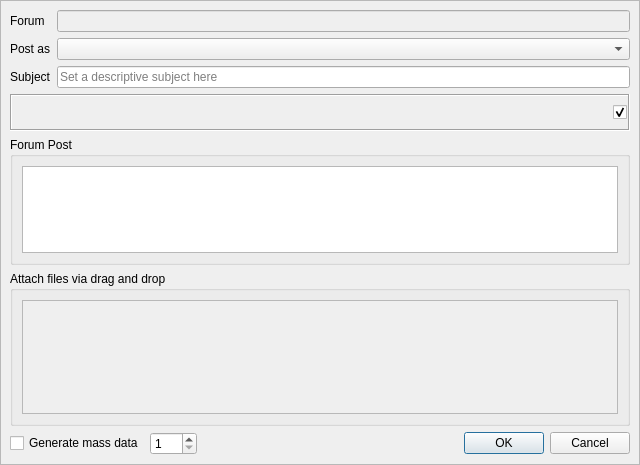
<?xml version="1.0" encoding="UTF-8"?>
<ui version="4.0">
 <class>CreateGxsForumMsg</class>
 <widget class="QDialog" name="CreateGxsForumMsg">
  <property name="geometry">
   <rect>
    <x>0</x>
    <y>0</y>
    <width>640</width>
    <height>465</height>
   </rect>
  </property>
  <property name="windowTitle">
   <string>Post Forum Message</string>
  </property>
  <property name="windowIcon">
   <iconset resource="../images.qrc">
    <normaloff>:/images/logo/logo_16.png</normaloff>:/images/logo/logo_16.png</iconset>
  </property>
  <layout class="QVBoxLayout" name="verticalLayout">
   <property name="spacing">
    <number>0</number>
   </property>
   <property name="margin">
    <number>0</number>
   </property>
   <item>
    <widget class="HeaderFrame" name="headerFrame"/>
   </item>
   <item>
    <widget class="QFrame" name="frame">
     <property name="frameShape">
      <enum>QFrame::StyledPanel</enum>
     </property>
     <property name="frameShadow">
      <enum>QFrame::Raised</enum>
     </property>
     <layout class="QGridLayout" name="gridLayout_2">
      <item row="0" column="0">
       <widget class="QFrame" name="innerFrame">
        <layout class="QVBoxLayout" name="verticalLayout_3">
         <property name="margin">
          <number>0</number>
         </property>
         <item>
          <widget class="QFrame" name="subjectFrame">
           <property name="frameShape">
            <enum>QFrame::NoFrame</enum>
           </property>
           <property name="frameShadow">
            <enum>QFrame::Raised</enum>
           </property>
           <layout class="QGridLayout" name="gridLayout_3">
            <property name="margin">
             <number>0</number>
            </property>
            <item row="2" column="0">
             <widget class="QLabel" name="subjectLabel">
              <property name="text">
               <string>Subject</string>
              </property>
             </widget>
            </item>
            <item row="0" column="1">
             <widget class="QLineEdit" name="forumName">
              <property name="enabled">
               <bool>false</bool>
              </property>
             </widget>
            </item>
            <item row="0" column="0">
             <widget class="QLabel" name="forumLabel">
              <property name="text">
               <string>Forum</string>
              </property>
             </widget>
            </item>
            <item row="2" column="1">
             <widget class="QLineEdit" name="forumSubject">
              <property name="placeholderText">
               <string>Set a descriptive subject here</string>
              </property>
             </widget>
            </item>
            <item row="1" column="1">
             <widget class="GxsIdChooser" name="idChooser"/>
            </item>
            <item row="1" column="0">
             <widget class="QLabel" name="label">
              <property name="font">
               <font>
                <weight>50</weight>
                <bold>false</bold>
               </font>
              </property>
              <property name="text">
               <string>Post as</string>
              </property>
             </widget>
            </item>
           </layout>
          </widget>
         </item>
         <item>
          <widget class="QFrame" name="toolBarFrame">
           <property name="maximumSize">
            <size>
             <width>16777215</width>
             <height>38</height>
            </size>
           </property>
           <property name="frameShape">
            <enum>QFrame::Box</enum>
           </property>
           <property name="frameShadow">
            <enum>QFrame::Sunken</enum>
           </property>
           <layout class="QHBoxLayout" name="horizontalLayout_2">
            <property name="margin">
             <number>1</number>
            </property>
            <item>
             <widget class="QToolButton" name="attachFileButton">
              <property name="focusPolicy">
               <enum>Qt::NoFocus</enum>
              </property>
              <property name="toolTip">
               <string>Attach File</string>
              </property>
              <property name="text">
               <string/>
              </property>
              <property name="icon">
               <iconset resource="../images.qrc">
                <normaloff>:/images/add-share24.png</normaloff>:/images/add-share24.png</iconset>
              </property>
              <property name="iconSize">
               <size>
                <width>24</width>
                <height>24</height>
               </size>
              </property>
              <property name="autoRaise">
               <bool>true</bool>
              </property>
             </widget>
            </item>
            <item>
             <widget class="QToolButton" name="emoticonButton">
              <property name="focusPolicy">
               <enum>Qt::NoFocus</enum>
              </property>
              <property name="text">
               <string/>
              </property>
              <property name="icon">
               <iconset resource="../images.qrc">
                <normaloff>:/images/emoticons/kopete/kopete020.png</normaloff>:/images/emoticons/kopete/kopete020.png</iconset>
              </property>
              <property name="iconSize">
               <size>
                <width>24</width>
                <height>24</height>
               </size>
              </property>
              <property name="autoRaise">
               <bool>true</bool>
              </property>
             </widget>
            </item>
            <item>
             <spacer>
              <property name="orientation">
               <enum>Qt::Horizontal</enum>
              </property>
              <property name="sizeHint" stdset="0">
               <size>
                <width>40</width>
                <height>15</height>
               </size>
              </property>
             </spacer>
            </item>
            <item>
             <widget class="QCheckBox" name="signBox">
              <property name="focusPolicy">
               <enum>Qt::NoFocus</enum>
              </property>
              <property name="toolTip">
               <string>Sign Message</string>
              </property>
              <property name="text">
               <string/>
              </property>
              <property name="icon">
               <iconset resource="../images.qrc">
                <normaloff>:/images/document-edit-sign.png</normaloff>:/images/document-edit-sign.png</iconset>
              </property>
              <property name="iconSize">
               <size>
                <width>22</width>
                <height>22</height>
               </size>
              </property>
              <property name="checked">
               <bool>true</bool>
              </property>
             </widget>
            </item>
           </layout>
          </widget>
         </item>
         <item>
          <widget class="QGroupBox" name="messageGroupBox">
           <property name="title">
            <string>Forum Post</string>
           </property>
           <layout class="QGridLayout" name="gridLayout">
            <item row="0" column="0">
             <widget class="MimeTextEdit" name="forumMessage">
              <property name="html">
               <string notr="true">&lt;!DOCTYPE HTML PUBLIC &quot;-//W3C//DTD HTML 4.0//EN&quot; &quot;http://www.w3.org/TR/REC-html40/strict.dtd&quot;&gt;
&lt;html&gt;&lt;head&gt;&lt;meta name=&quot;qrichtext&quot; content=&quot;1&quot; /&gt;&lt;style type=&quot;text/css&quot;&gt;
p, li { white-space: pre-wrap; }
&lt;/style&gt;&lt;/head&gt;&lt;body style=&quot; font-family:'MS Shell Dlg 2'; font-size:8.25pt; font-weight:400; font-style:normal;&quot;&gt;
&lt;p style=&quot; margin-top:0px; margin-bottom:0px; margin-left:0px; margin-right:0px; -qt-block-indent:0; text-indent:0px;&quot;&gt;&lt;span style=&quot; font-size:8pt;&quot;&gt;&lt;br /&gt;&lt;/span&gt;&lt;/p&gt;&lt;/body&gt;&lt;/html&gt;</string>
              </property>
             </widget>
            </item>
           </layout>
          </widget>
         </item>
         <item>
          <widget class="QGroupBox" name="hashGroupBox">
           <property name="title">
            <string>Attach files via drag and drop</string>
           </property>
           <layout class="QGridLayout" name="gridLayout_7">
            <item row="0" column="0">
             <widget class="HashBox" name="hashBox">
              <property name="sizePolicy">
               <sizepolicy hsizetype="Expanding" vsizetype="Minimum">
                <horstretch>0</horstretch>
                <verstretch>0</verstretch>
               </sizepolicy>
              </property>
              <property name="toolTip">
               <string>You can attach files via drag and drop here in this window</string>
              </property>
              <property name="widgetResizable">
               <bool>true</bool>
              </property>
             </widget>
            </item>
           </layout>
          </widget>
         </item>
        </layout>
       </widget>
      </item>
      <item row="1" column="0">
       <layout class="QHBoxLayout" name="horizontalLayout">
        <item>
         <widget class="QCheckBox" name="generateCheckBox">
          <property name="text">
           <string>Generate mass data</string>
          </property>
         </widget>
        </item>
        <item>
         <widget class="QSpinBox" name="generateSpinBox">
          <property name="minimum">
           <number>1</number>
          </property>
          <property name="maximum">
           <number>999</number>
          </property>
         </widget>
        </item>
        <item>
         <spacer name="horizontalSpacer">
          <property name="orientation">
           <enum>Qt::Horizontal</enum>
          </property>
          <property name="sizeHint" stdset="0">
           <size>
            <width>242</width>
            <height>20</height>
           </size>
          </property>
         </spacer>
        </item>
        <item>
         <widget class="QDialogButtonBox" name="buttonBox">
          <property name="sizePolicy">
           <sizepolicy hsizetype="Maximum" vsizetype="Fixed">
            <horstretch>0</horstretch>
            <verstretch>0</verstretch>
           </sizepolicy>
          </property>
          <property name="standardButtons">
           <set>QDialogButtonBox::Cancel|QDialogButtonBox::Ok</set>
          </property>
         </widget>
        </item>
       </layout>
      </item>
     </layout>
    </widget>
   </item>
  </layout>
 </widget>
 <customwidgets>
  <customwidget>
   <class>HashBox</class>
   <extends>QScrollArea</extends>
   <header location="global">gui/common/HashBox.h</header>
   <container>1</container>
  </customwidget>
  <customwidget>
   <class>MimeTextEdit</class>
   <extends>QTextEdit</extends>
   <header location="global">gui/common/MimeTextEdit.h</header>
  </customwidget>
  <customwidget>
   <class>HeaderFrame</class>
   <extends>QFrame</extends>
   <header>gui/common/HeaderFrame.h</header>
   <container>1</container>
  </customwidget>
  <customwidget>
   <class>GxsIdChooser</class>
   <extends>QComboBox</extends>
   <header>gui/gxs/GxsIdChooser.h</header>
  </customwidget>
 </customwidgets>
 <resources>
  <include location="../images.qrc"/>
 </resources>
 <connections/>
</ui>
